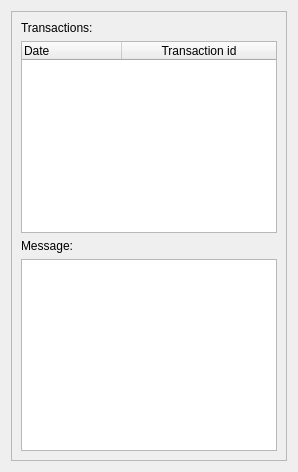
     <widget class="QWidget" name="readTab">
      <attribute name="title">
       <string>Read</string>
      </attribute>
      <layout class="QVBoxLayout" name="verticalLayout_13">
       <item>
        <widget class="QFrame" name="readFrame">
         <property name="frameShape">
          <enum>QFrame::StyledPanel</enum>
         </property>
         <property name="frameShadow">
          <enum>QFrame::Raised</enum>
         </property>
         <layout class="QVBoxLayout" name="verticalLayout_12">
          <item>
           <layout class="QVBoxLayout" name="readVerticalLayout">
            <item>
             <widget class="QLabel" name="transactionsLabel">
              <property name="text">
               <string>Transactions:</string>
              </property>
             </widget>
            </item>
            <item>
             <widget class="QTableWidget" name="transactionTable">
              <property name="rowCount">
               <number>0</number>
              </property>
              <property name="columnCount">
               <number>2</number>
              </property>
              <attribute name="horizontalHeaderShowSortIndicator" stdset="0">
               <bool>true</bool>
              </attribute>
              <attribute name="horizontalHeaderStretchLastSection">
               <bool>true</bool>
              </attribute>
              <column>
               <property name="text">
                <string>Date</string>
               </property>
               <property name="textAlignment">
                <set>AlignJustify|AlignVCenter</set>
               </property>
              </column>
              <column>
               <property name="text">
                <string>Transaction id</string>
               </property>
              </column>
             </widget>
            </item>
            <item>
             <widget class="QLabel" name="readMessageLabel">
              <property name="text">
               <string>Message:</string>
              </property>
             </widget>
            </item>
            <item>
             <widget class="QPlainTextEdit" name="messageViewEdit">
              <property name="minimumSize">
               <size>
                <width>0</width>
                <height>0</height>
               </size>
              </property>
             </widget>
            </item>
           </layout>
          </item>
         </layout>
        </widget>
       </item>
       <item>
        <spacer name="verticalSpacer_3">
         <property name="orientation">
          <enum>Qt::Vertical</enum>
         </property>
         <property name="sizeHint" stdset="0">
          <size>
           <width>0</width>
           <height>0</height>
          </size>
         </property>
        </spacer>
       </item>
      </layout>
     </widget>
